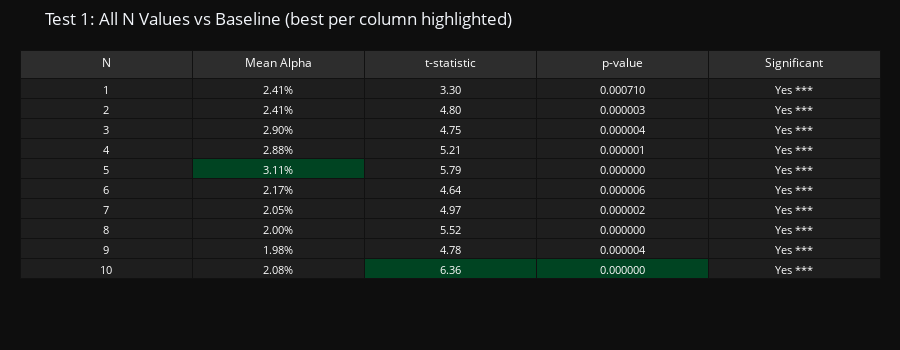

The cell this chart's notebook holds for it:
### Markdown cell above
## 3. Statistical Test 1: All N Beat Baseline

First, we verify that ALL N values generate positive alpha (beat the baseline of no satellites).

**Null hypothesis**: Mean alpha = 0 (no better than baseline)

**Alternative**: Mean alpha > 0

### Code cell
print("Test 1: Does each N beat the baseline (alpha = 0)?")
print("=" * 60)
print()

test1_data = {'N': [], 'Mean Alpha': [], 't-statistic': [], 'p-value': [], 'Significant': []}

all_significant = True
for n in range(1, 11):
    t_stat, p_val = stats.ttest_1samp(alphas[n], 0)
    p_one_tail = p_val / 2  # One-tailed test (alpha > 0)
    sig = "Yes ***" if p_one_tail < 0.001 else "Yes **" if p_one_tail < 0.01 else "Yes *" if p_one_tail < 0.05 else "No"
    if p_one_tail >= 0.05:
        all_significant = False
    
    test1_data['N'].append(n)
    test1_data['Mean Alpha'].append(np.mean(alphas[n])*100)
    test1_data['t-statistic'].append(t_stat)
    test1_data['p-value'].append(p_one_tail)
    test1_data['Significant'].append(sig)

# Find best values for cell highlighting
best_alpha_idx = np.argmax(test1_data['Mean Alpha'])
best_tstat_idx = np.argmax(test1_data['t-statistic'])
best_pval_idx = np.argmin(test1_data['p-value'])  # Lower p-value is better

# Create cell colors for each column
def make_colors(best_idx):
    return ['#004422' if i == best_idx else '#1e1e1e' for i in range(10)]

cell_colors = [
    ['#1e1e1e'] * 10,  # N - no highlight
    make_colors(best_alpha_idx),  # Mean Alpha
    make_colors(best_tstat_idx),  # t-statistic
    make_colors(best_pval_idx),   # p-value
    ['#1e1e1e'] * 10,  # Significant - no highlight (all are Yes)
]

# Format for display
test1_display = {
    'N': test1_data['N'],
    'Mean Alpha': [f"{v:.2f}%" for v in test1_data['Mean Alpha']],
    't-statistic': [f"{v:.2f}" for v in test1_data['t-statistic']],
    'p-value': [f"{v:.6f}" for v in test1_data['p-value']],
    'Significant': test1_data['Significant']
}

# Create Plotly table
fig = go.Figure(data=[go.Table(
    header=dict(
        values=list(test1_display.keys()),
        fill_color='#2d2d2d',
        font=dict(color='white', size=12),
        align='center'
    ),
    cells=dict(
        values=list(test1_display.values()),
        fill_color=cell_colors,
        font=dict(color='white', size=11),
        align='center'
    )
)])

fig.update_layout(
    title='Test 1: All N Values vs Baseline (best per column highlighted)',
    paper_bgcolor='#0e0e0e',
    margin=dict(l=20, r=20, t=50, b=20),
    height=350
)
fig.show()

print(f"\nCONCLUSION: {'ALL' if all_significant else 'NOT all'} N values significantly beat baseline (p < 0.05)")
print("\nInterpretation: The satellite selection strategy works for any N from 1-10.")
print("This is strong evidence that our feature-based selection adds value.")

### Figure 1 — Plotly figure (JSON) as saved in the notebook; plotly's stock layout.template omitted (floating-point values rounded to 4 significant figures)
{"data": [{"cells": {"align": "center", "fill": {"color": [["#1e1e1e", "#1e1e1e", "#1e1e1e", "#1e1e1e", "#1e1e1e", "#1e1e1e", "#1e1e1e", "#1e1e1e", "#1e1e1e", "#1e1e1e"], ["#1e1e1e", "#1e1e1e", "#1e1e1e", "#1e1e1e", "#004422", "#1e1e1e", "#1e1e1e", "#1e1e1e", "#1e1e1e", "#1e1e1e"], ["#1e1e1e", "#1e1e1e", "#1e1e1e", "#1e1e1e", "#1e1e1e", "#1e1e1e", "#1e1e1e", "#1e1e1e", "#1e1e1e", "#004422"], ["#1e1e1e", "#1e1e1e", "#1e1e1e", "#1e1e1e", "#1e1e1e", "#1e1e1e", "#1e1e1e", "#1e1e1e", "#1e1e1e", "#004422"], ["#1e1e1e", "#1e1e1e", "#1e1e1e", "#1e1e1e", "#1e1e1e", "#1e1e1e", "#1e1e1e", "#1e1e1e", "#1e1e1e", "#1e1e1e"]]}, "font": {"color": "white", "size": 11}, "values": [[1, 2, 3, 4, 5, 6, 7, 8, 9, 10], ["2.41%", "2.41%", "2.90%", "2.88%", "3.11%", "2.17%", "2.05%", "2.00%", "1.98%", "2.08%"], ["3.30", "4.80", "4.75", "5.21", "5.79", "4.64", "4.97", "5.52", "4.78", "6.36"], ["0.000710", "0.000003", "0.000004", "0.000001", "0.000000", "0.000006", "0.000002", "0.000000", "0.000004", "0.000000"], ["Yes ***", "Yes ***", "Yes ***", "Yes ***", "Yes ***", "Yes ***", "Yes ***", "Yes ***", "Yes ***", "Yes ***"]]}, "header": {"align": "center", "fill": {"color": "#2d2d2d"}, "font": {"color": "white", "size": 12}, "values": ["N", "Mean Alpha", "t-statistic", "p-value", "Significant"]}, "type": "table"}], "layout": {"height": 350, "margin": {"b": 20, "l": 20, "r": 20, "t": 50}, "paper_bgcolor": "#0e0e0e", "title": {"text": "Test 1: All N Values vs Baseline (best per column highlighted)"}}}
